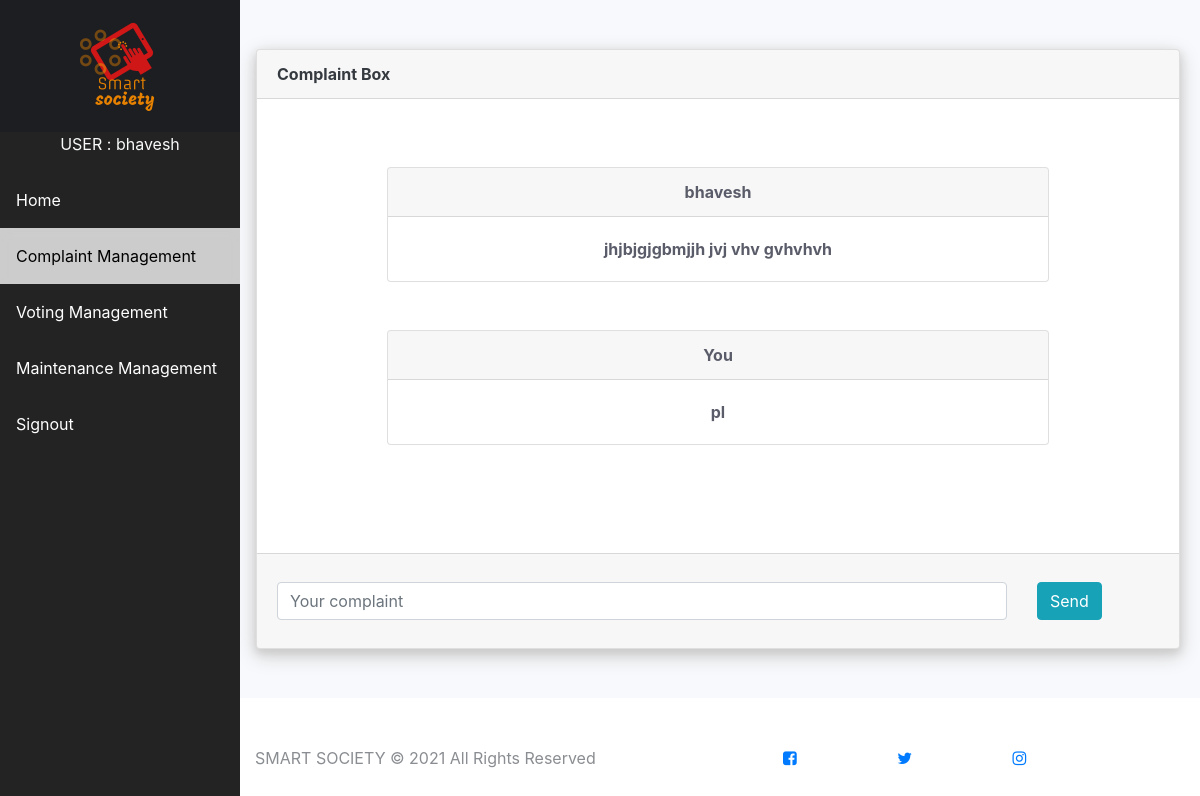
/security/view/9 (signed in), run on the app's committed database.
### society/models.py (models this page shows, shortened)
class Complaints(models.Model):
	com_id = models.AutoField(primary_key=True)
	uname = models.CharField(max_length=70)
	flat = models.CharField(max_length=10, default="")
	complaint = models.CharField(max_length=255, default="")
	reply = models.CharField(max_length=255, default="")

### security/views.py (the view)
# urls.py: path('view/<int:myid>', views.view, name='complain_view'),
def view(request, myid):
	complain = Complaints.objects.filter(com_id=myid)
	for i in complain:
		if myid == i.com_id:
			mycom = i
	return render(request, 'security/view.html',{'ll' : mycom})

### security/templates/security/view.html (shortened to what this page needs)
{% extends 'society/dashboard.html' %}
{% block body %}
{% if user.is_authenticated %}
  {% load static %}
  <div class="sidebar">
    <a class="text-center" id="lgo" href="http://127.0.0.1:8000/security/home/">
    <img src="{% static 'society/logo.png' %}" height="100vh" ></a>
    <p class="text-light text-center" >USER : {{ request.user }}</p>
    <a href="http://127.0.0.1:8000/security/home/">Home</a>
    <a class="active" href="http://127.0.0.1:8000/security/complain/">Complaint Management</a>
    <a href="http://127.0.0.1:8000/security/voting/">Voting Management</a>
    <a href="/security/main/">Maintenance Management</a>
    <a href="http://127.0.0.1:8000/society/logout/">Signout</a>
  </div>
  <div class="content">
      <div class="card my-5" id="card">
        <div class="card-header text-dark">
          Complaint Box
        </div>
        <div class="card-body" id="com_box" align="center">
            <div class="card w-75 my-5">
                <div class="card-header">{{ll.uname}}</div>
                <div class="card-body">{{ll.complaint}}</div>
            </div>
            {% if ll.reply != "" %}
              <div class="card w-75 my-5">
                <div class="card-header">You</div>
                <div class="card-body">{{ll.reply}}</div>
              </div>
            {% endif %}
        </div>
        <div class="card-footer">
          <form action="/security/reply/{{ll.com_id}}" method="POST">
              <div class="form-group row">
                <div class="col-md-10 col-12">
                  <input class="form-control" type="text" autocomplete="off" name="reply" placeholder="Your complaint" >
                </div>
                <div class="col-md-2 col-12">
                  <button type="submit" class="btn btn-info">Send</button>
              </div>
            </div>
          </form>
        </div>
      </div>
  </div>
{% endif %}
{% endblock %}

### data on the page
Complaints: uname "bhavesh", complaint "jhjbjgjgbmjjh jvj vhv gvhvhvh", reply "pl"

### other printed values
{{ request.user }} "bhavesh"
